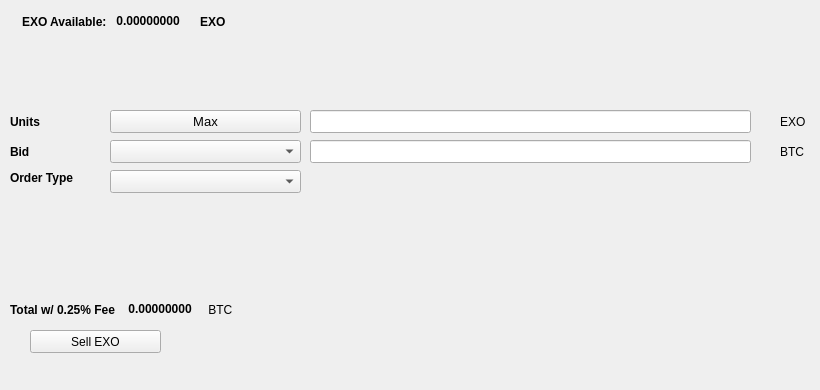
   <widget class="QWidget" name="SellTab">
    <attribute name="title">
     <string>Sell</string>
    </attribute>
    <widget class="QLabel" name="label_16">
     <property name="geometry">
      <rect>
       <x>780</x>
       <y>140</y>
       <width>31</width>
       <height>23</height>
      </rect>
     </property>
     <property name="text">
      <string>BTC</string>
     </property>
    </widget>
    <widget class="QComboBox" name="SellBidcomboBox">
     <property name="geometry">
      <rect>
       <x>110</x>
       <y>140</y>
       <width>191</width>
       <height>23</height>
      </rect>
     </property>
     <property name="font">
      <font>
       <pointsize>10</pointsize>
      </font>
     </property>
    </widget>
    <widget class="QLabel" name="label_18">
     <property name="geometry">
      <rect>
       <x>10</x>
       <y>110</y>
       <width>46</width>
       <height>23</height>
      </rect>
     </property>
     <property name="font">
      <font>
       <weight>75</weight>
       <bold>true</bold>
      </font>
     </property>
     <property name="text">
      <string>Units</string>
     </property>
    </widget>
    <widget class="QPushButton" name="Sell_Max_Amount">
     <property name="geometry">
      <rect>
       <x>110</x>
       <y>110</y>
       <width>191</width>
       <height>23</height>
      </rect>
     </property>
     <property name="font">
      <font>
       <pointsize>10</pointsize>
      </font>
     </property>
     <property name="text">
      <string>Max</string>
     </property>
    </widget>
    <widget class="QLabel" name="label_20">
     <property name="geometry">
      <rect>
       <x>10</x>
       <y>170</y>
       <width>91</width>
       <height>16</height>
      </rect>
     </property>
     <property name="font">
      <font>
       <weight>75</weight>
       <bold>true</bold>
      </font>
     </property>
     <property name="text">
      <string>Order Type</string>
     </property>
    </widget>
    <widget class="QComboBox" name="SellOrdertypeCombo">
     <property name="geometry">
      <rect>
       <x>110</x>
       <y>170</y>
       <width>191</width>
       <height>23</height>
      </rect>
     </property>
     <property name="font">
      <font>
       <pointsize>10</pointsize>
      </font>
     </property>
    </widget>
    <widget class="QLabel" name="label_21">
     <property name="geometry">
      <rect>
       <x>10</x>
       <y>140</y>
       <width>46</width>
       <height>23</height>
      </rect>
     </property>
     <property name="font">
      <font>
       <weight>75</weight>
       <bold>true</bold>
      </font>
     </property>
     <property name="text">
      <string>Bid</string>
     </property>
    </widget>
    <widget class="QLabel" name="label_22">
     <property name="geometry">
      <rect>
       <x>780</x>
       <y>110</y>
       <width>31</width>
       <height>23</height>
      </rect>
     </property>
     <property name="text">
      <string>EXO</string>
     </property>
    </widget>
    <widget class="QLineEdit" name="UnitsInputEXO">
     <property name="geometry">
      <rect>
       <x>310</x>
       <y>110</y>
       <width>441</width>
       <height>23</height>
      </rect>
     </property>
     <property name="font">
      <font>
       <pointsize>9</pointsize>
       <weight>75</weight>
       <bold>true</bold>
      </font>
     </property>
    </widget>
    <widget class="QLineEdit" name="SellBidPriceEdit">
     <property name="geometry">
      <rect>
       <x>310</x>
       <y>140</y>
       <width>441</width>
       <height>23</height>
      </rect>
     </property>
     <property name="font">
      <font>
       <pointsize>9</pointsize>
       <weight>75</weight>
       <bold>true</bold>
      </font>
     </property>
    </widget>
    <widget class="QPushButton" name="SellEXOBTN">
     <property name="geometry">
      <rect>
       <x>30</x>
       <y>330</y>
       <width>131</width>
       <height>23</height>
      </rect>
     </property>
     <property name="text">
      <string>Sell EXO</string>
     </property>
     <property name="icon">
      <iconset resource="../exio">
       <normaloff>:/icons/bitcoin</normaloff>:/icons/bitcoin</iconset>
     </property>
    </widget>
    <widget class="QWidget" name="layoutWidget3">
     <property name="geometry">
      <rect>
       <x>22</x>
       <y>12</y>
       <width>258</width>
       <height>19</height>
      </rect>
     </property>
     <layout class="QHBoxLayout" name="horizontalLayout">
      <item>
       <widget class="QLabel" name="label232_2">
        <property name="font">
         <font>
          <weight>75</weight>
          <bold>true</bold>
         </font>
        </property>
        <property name="text">
         <string>EXO Available:</string>
        </property>
       </widget>
      </item>
      <item>
       <widget class="QLabel" name="EXOAvailableLabel">
        <property name="palette">
         <palette>
          <active>
           <colorrole role="WindowText">
            <brush brushstyle="SolidPattern">
             <color alpha="255">
              <red>0</red>
              <green>0</green>
              <blue>0</blue>
             </color>
            </brush>
           </colorrole>
           <colorrole role="Button">
            <brush brushstyle="SolidPattern">
             <color alpha="255">
              <red>0</red>
              <green>170</green>
              <blue>0</blue>
             </color>
            </brush>
           </colorrole>
           <colorrole role="Light">
            <brush brushstyle="SolidPattern">
             <color alpha="255">
              <red>0</red>
              <green>255</green>
              <blue>0</blue>
             </color>
            </brush>
           </colorrole>
           <colorrole role="Midlight">
            <brush brushstyle="SolidPattern">
             <color alpha="255">
              <red>0</red>
              <green>212</green>
              <blue>0</blue>
             </color>
            </brush>
           </colorrole>
           <colorrole role="Dark">
            <brush brushstyle="SolidPattern">
             <color alpha="255">
              <red>0</red>
              <green>85</green>
              <blue>0</blue>
             </color>
            </brush>
           </colorrole>
           <colorrole role="Mid">
            <brush brushstyle="SolidPattern">
             <color alpha="255">
              <red>0</red>
              <green>113</green>
              <blue>0</blue>
             </color>
            </brush>
           </colorrole>
           <colorrole role="Text">
            <brush brushstyle="SolidPattern">
             <color alpha="255">
              <red>0</red>
              <green>170</green>
              <blue>0</blue>
             </color>
            </brush>
           </colorrole>
           <colorrole role="BrightText">
            <brush brushstyle="SolidPattern">
             <color alpha="255">
              <red>255</red>
              <green>255</green>
              <blue>255</blue>
             </color>
            </brush>
           </colorrole>
           <colorrole role="ButtonText">
            <brush brushstyle="SolidPattern">
             <color alpha="255">
              <red>0</red>
              <green>0</green>
              <blue>0</blue>
             </color>
            </brush>
           </colorrole>
           <colorrole role="Base">
            <brush brushstyle="SolidPattern">
             <color alpha="255">
              <red>255</red>
              <green>255</green>
              <blue>255</blue>
             </color>
            </brush>
           </colorrole>
           <colorrole role="Window">
            <brush brushstyle="SolidPattern">
             <color alpha="255">
              <red>0</red>
              <green>170</green>
              <blue>0</blue>
             </color>
            </brush>
           </colorrole>
           <colorrole role="Shadow">
            <brush brushstyle="SolidPattern">
             <color alpha="255">
              <red>0</red>
              <green>0</green>
              <blue>0</blue>
             </color>
            </brush>
           </colorrole>
           <colorrole role="AlternateBase">
            <brush brushstyle="SolidPattern">
             <color alpha="255">
              <red>127</red>
              <green>212</green>
              <blue>127</blue>
             </color>
            </brush>
           </colorrole>
           <colorrole role="ToolTipBase">
            <brush brushstyle="SolidPattern">
             <color alpha="255">
              <red>255</red>
              <green>255</green>
              <blue>220</blue>
             </color>
            </brush>
           </colorrole>
           <colorrole role="ToolTipText">
            <brush brushstyle="SolidPattern">
             <color alpha="255">
              <red>0</red>
              <green>0</green>
              <blue>0</blue>
             </color>
            </brush>
           </colorrole>
          </active>
          <inactive>
           <colorrole role="WindowText">
            <brush brushstyle="SolidPattern">
             <color alpha="255">
              <red>0</red>
              <green>0</green>
              <blue>0</blue>
             </color>
            </brush>
           </colorrole>
           <colorrole role="Button">
            <brush brushstyle="SolidPattern">
             <color alpha="255">
              <red>0</red>
              <green>170</green>
              <blue>0</blue>
             </color>
            </brush>
           </colorrole>
           <colorrole role="Light">
            <brush brushstyle="SolidPattern">
             <color alpha="255">
              <red>0</red>
              <green>255</green>
              <blue>0</blue>
             </color>
            </brush>
           </colorrole>
           <colorrole role="Midlight">
            <brush brushstyle="SolidPattern">
             <color alpha="255">
              <red>0</red>
              <green>212</green>
              <blue>0</blue>
             </color>
            </brush>
           </colorrole>
           <colorrole role="Dark">
            <brush brushstyle="SolidPattern">
             <color alpha="255">
              <red>0</red>
              <green>85</green>
              <blue>0</blue>
             </color>
            </brush>
           </colorrole>
           <colorrole role="Mid">
            <brush brushstyle="SolidPattern">
             <color alpha="255">
              <red>0</red>
              <green>113</green>
              <blue>0</blue>
             </color>
            </brush>
           </colorrole>
           <colorrole role="Text">
            <brush brushstyle="SolidPattern">
             <color alpha="255">
              <red>0</red>
              <green>170</green>
              <blue>0</blue>
             </color>
            </brush>
           </colorrole>
           <colorrole role="BrightText">
            <brush brushstyle="SolidPattern">
             <color alpha="255">
              <red>255</red>
              <green>255</green>
              <blue>255</blue>
             </color>
            </brush>
           </colorrole>
           <colorrole role="ButtonText">
            <brush brushstyle="SolidPattern">
             <color alpha="255">
              <red>0</red>
              <green>0</green>
              <blue>0</blue>
             </color>
            </brush>
           </colorrole>
           <colorrole role="Base">
            <brush brushstyle="SolidPattern">
             <color alpha="255">
              <red>255</red>
              <green>255</green>
              <blue>255</blue>
             </color>
            </brush>
           </colorrole>
           <colorrole role="Window">
            <brush brushstyle="SolidPattern">
             <color alpha="255">
              <red>0</red>
              <green>170</green>
              <blue>0</blue>
             </color>
            </brush>
           </colorrole>
           <colorrole role="Shadow">
            <brush brushstyle="SolidPattern">
             <color alpha="255">
              <red>0</red>
              <green>0</green>
              <blue>0</blue>
             </color>
            </brush>
           </colorrole>
           <colorrole role="AlternateBase">
            <brush brushstyle="SolidPattern">
             <color alpha="255">
              <red>127</red>
              <green>212</green>
              <blue>127</blue>
             </color>
            </brush>
           </colorrole>
           <colorrole role="ToolTipBase">
            <brush brushstyle="SolidPattern">
             <color alpha="255">
              <red>255</red>
              <green>255</green>
              <blue>220</blue>
             </color>
            </brush>
           </colorrole>
           <colorrole role="ToolTipText">
            <brush brushstyle="SolidPattern">
             <color alpha="255">
              <red>0</red>
              <green>0</green>
              <blue>0</blue>
             </color>
            </brush>
           </colorrole>
          </inactive>
          <disabled>
           <colorrole role="WindowText">
            <brush brushstyle="SolidPattern">
             <color alpha="255">
              <red>0</red>
              <green>85</green>
              <blue>0</blue>
             </color>
            </brush>
           </colorrole>
           <colorrole role="Button">
            <brush brushstyle="SolidPattern">
             <color alpha="255">
              <red>0</red>
              <green>170</green>
              <blue>0</blue>
             </color>
            </brush>
           </colorrole>
           <colorrole role="Light">
            <brush brushstyle="SolidPattern">
             <color alpha="255">
              <red>0</red>
              <green>255</green>
              <blue>0</blue>
             </color>
            </brush>
           </colorrole>
           <colorrole role="Midlight">
            <brush brushstyle="SolidPattern">
             <color alpha="255">
              <red>0</red>
              <green>212</green>
              <blue>0</blue>
             </color>
            </brush>
           </colorrole>
           <colorrole role="Dark">
            <brush brushstyle="SolidPattern">
             <color alpha="255">
              <red>0</red>
              <green>85</green>
              <blue>0</blue>
             </color>
            </brush>
           </colorrole>
           <colorrole role="Mid">
            <brush brushstyle="SolidPattern">
             <color alpha="255">
              <red>0</red>
              <green>113</green>
              <blue>0</blue>
             </color>
            </brush>
           </colorrole>
           <colorrole role="Text">
            <brush brushstyle="SolidPattern">
             <color alpha="255">
              <red>0</red>
              <green>85</green>
              <blue>0</blue>
             </color>
            </brush>
           </colorrole>
           <colorrole role="BrightText">
            <brush brushstyle="SolidPattern">
             <color alpha="255">
              <red>255</red>
              <green>255</green>
              <blue>255</blue>
             </color>
            </brush>
           </colorrole>
           <colorrole role="ButtonText">
            <brush brushstyle="SolidPattern">
             <color alpha="255">
              <red>0</red>
              <green>85</green>
              <blue>0</blue>
             </color>
            </brush>
           </colorrole>
           <colorrole role="Base">
            <brush brushstyle="SolidPattern">
             <color alpha="255">
              <red>0</red>
              <green>170</green>
              <blue>0</blue>
             </color>
            </brush>
           </colorrole>
           <colorrole role="Window">
            <brush brushstyle="SolidPattern">
             <color alpha="255">
              <red>0</red>
              <green>170</green>
              <blue>0</blue>
             </color>
            </brush>
           </colorrole>
           <colorrole role="Shadow">
            <brush brushstyle="SolidPattern">
             <color alpha="255">
              <red>0</red>
              <green>0</green>
              <blue>0</blue>
             </color>
            </brush>
           </colorrole>
           <colorrole role="AlternateBase">
            <brush brushstyle="SolidPattern">
             <color alpha="255">
              <red>0</red>
              <green>170</green>
              <blue>0</blue>
             </color>
            </brush>
           </colorrole>
           <colorrole role="ToolTipBase">
            <brush brushstyle="SolidPattern">
             <color alpha="255">
              <red>255</red>
              <green>255</green>
              <blue>220</blue>
             </color>
            </brush>
           </colorrole>
           <colorrole role="ToolTipText">
            <brush brushstyle="SolidPattern">
             <color alpha="255">
              <red>0</red>
              <green>0</green>
              <blue>0</blue>
             </color>
            </brush>
           </colorrole>
          </disabled>
         </palette>
        </property>
        <property name="font">
         <font>
          <weight>75</weight>
          <bold>true</bold>
         </font>
        </property>
        <property name="text">
         <string> 0.00000000 </string>
        </property>
        <property name="textInteractionFlags">
         <set>Qt::LinksAccessibleByMouse|Qt::TextSelectableByKeyboard|Qt::TextSelectableByMouse</set>
        </property>
       </widget>
      </item>
      <item>
       <widget class="QLabel" name="labelEXO">
        <property name="font">
         <font>
          <weight>75</weight>
          <bold>true</bold>
         </font>
        </property>
        <property name="text">
         <string>EXO</string>
        </property>
       </widget>
      </item>
     </layout>
    </widget>
    <widget class="QWidget" name="layoutWidget">
     <property name="geometry">
      <rect>
       <x>10</x>
       <y>300</y>
       <width>268</width>
       <height>19</height>
      </rect>
     </property>
     <layout class="QHBoxLayout" name="horizontalLayout_2">
      <item>
       <widget class="QLabel" name="label_19">
        <property name="font">
         <font>
          <weight>75</weight>
          <bold>true</bold>
         </font>
        </property>
        <property name="text">
         <string>Total w/ 0.25% Fee </string>
        </property>
       </widget>
      </item>
      <item>
       <widget class="QLabel" name="SellCostLabel">
        <property name="palette">
         <palette>
          <active>
           <colorrole role="WindowText">
            <brush brushstyle="SolidPattern">
             <color alpha="255">
              <red>0</red>
              <green>0</green>
              <blue>0</blue>
             </color>
            </brush>
           </colorrole>
           <colorrole role="Button">
            <brush brushstyle="SolidPattern">
             <color alpha="255">
              <red>0</red>
              <green>170</green>
              <blue>0</blue>
             </color>
            </brush>
           </colorrole>
           <colorrole role="Light">
            <brush brushstyle="SolidPattern">
             <color alpha="255">
              <red>0</red>
              <green>255</green>
              <blue>0</blue>
             </color>
            </brush>
           </colorrole>
           <colorrole role="Midlight">
            <brush brushstyle="SolidPattern">
             <color alpha="255">
              <red>0</red>
              <green>212</green>
              <blue>0</blue>
             </color>
            </brush>
           </colorrole>
           <colorrole role="Dark">
            <brush brushstyle="SolidPattern">
             <color alpha="255">
              <red>0</red>
              <green>85</green>
              <blue>0</blue>
             </color>
            </brush>
           </colorrole>
           <colorrole role="Mid">
            <brush brushstyle="SolidPattern">
             <color alpha="255">
              <red>0</red>
              <green>113</green>
              <blue>0</blue>
             </color>
            </brush>
           </colorrole>
           <colorrole role="Text">
            <brush brushstyle="SolidPattern">
             <color alpha="255">
              <red>0</red>
              <green>170</green>
              <blue>0</blue>
             </color>
            </brush>
           </colorrole>
           <colorrole role="BrightText">
            <brush brushstyle="SolidPattern">
             <color alpha="255">
              <red>255</red>
              <green>255</green>
              <blue>255</blue>
             </color>
            </brush>
           </colorrole>
           <colorrole role="ButtonText">
            <brush brushstyle="SolidPattern">
             <color alpha="255">
              <red>0</red>
              <green>0</green>
              <blue>0</blue>
             </color>
            </brush>
           </colorrole>
           <colorrole role="Base">
            <brush brushstyle="SolidPattern">
             <color alpha="255">
              <red>255</red>
              <green>255</green>
              <blue>255</blue>
             </color>
            </brush>
           </colorrole>
           <colorrole role="Window">
            <brush brushstyle="SolidPattern">
             <color alpha="255">
              <red>0</red>
              <green>170</green>
              <blue>0</blue>
             </color>
            </brush>
           </colorrole>
           <colorrole role="Shadow">
            <brush brushstyle="SolidPattern">
             <color alpha="255">
              <red>0</red>
              <green>0</green>
              <blue>0</blue>
             </color>
            </brush>
           </colorrole>
           <colorrole role="AlternateBase">
            <brush brushstyle="SolidPattern">
             <color alpha="255">
              <red>127</red>
              <green>212</green>
              <blue>127</blue>
             </color>
            </brush>
           </colorrole>
           <colorrole role="ToolTipBase">
            <brush brushstyle="SolidPattern">
             <color alpha="255">
              <red>255</red>
              <green>255</green>
              <blue>220</blue>
             </color>
            </brush>
           </colorrole>
           <colorrole role="ToolTipText">
            <brush brushstyle="SolidPattern">
             <color alpha="255">
              <red>0</red>
              <green>0</green>
              <blue>0</blue>
             </color>
            </brush>
           </colorrole>
          </active>
          <inactive>
           <colorrole role="WindowText">
            <brush brushstyle="SolidPattern">
             <color alpha="255">
              <red>0</red>
              <green>0</green>
              <blue>0</blue>
             </color>
            </brush>
           </colorrole>
           <colorrole role="Button">
            <brush brushstyle="SolidPattern">
             <color alpha="255">
              <red>0</red>
              <green>170</green>
              <blue>0</blue>
             </color>
            </brush>
           </colorrole>
           <colorrole role="Light">
            <brush brushstyle="SolidPattern">
             <color alpha="255">
              <red>0</red>
              <green>255</green>
              <blue>0</blue>
             </color>
            </brush>
           </colorrole>
           <colorrole role="Midlight">
            <brush brushstyle="SolidPattern">
             <color alpha="255">
              <red>0</red>
              <green>212</green>
              <blue>0</blue>
             </color>
            </brush>
           </colorrole>
           <colorrole role="Dark">
            <brush brushstyle="SolidPattern">
             <color alpha="255">
              <red>0</red>
              <green>85</green>
              <blue>0</blue>
             </color>
            </brush>
           </colorrole>
           <colorrole role="Mid">
            <brush brushstyle="SolidPattern">
             <color alpha="255">
              <red>0</red>
              <green>113</green>
              <blue>0</blue>
             </color>
            </brush>
           </colorrole>
           <colorrole role="Text">
            <brush brushstyle="SolidPattern">
             <color alpha="255">
              <red>0</red>
              <green>170</green>
              <blue>0</blue>
             </color>
            </brush>
           </colorrole>
           <colorrole role="BrightText">
            <brush brushstyle="SolidPattern">
             <color alpha="255">
              <red>255</red>
              <green>255</green>
              <blue>255</blue>
             </color>
            </brush>
           </colorrole>
           <colorrole role="ButtonText">
            <brush brushstyle="SolidPattern">
             <color alpha="255">
              <red>0</red>
              <green>0</green>
              <blue>0</blue>
             </color>
            </brush>
           </colorrole>
           <colorrole role="Base">
            <brush brushstyle="SolidPattern">
             <color alpha="255">
              <red>255</red>
              <green>255</green>
              <blue>255</blue>
             </color>
            </brush>
           </colorrole>
           <colorrole role="Window">
            <brush brushstyle="SolidPattern">
             <color alpha="255">
              <red>0</red>
              <green>170</green>
              <blue>0</blue>
             </color>
            </brush>
           </colorrole>
           <colorrole role="Shadow">
            <brush brushstyle="SolidPattern">
             <color alpha="255">
              <red>0</red>
              <green>0</green>
              <blue>0</blue>
             </color>
            </brush>
           </colorrole>
           <colorrole role="AlternateBase">
            <brush brushstyle="SolidPattern">
             <color alpha="255">
              <red>127</red>
              <green>212</green>
              <blue>127</blue>
             </color>
            </brush>
           </colorrole>
           <colorrole role="ToolTipBase">
            <brush brushstyle="SolidPattern">
             <color alpha="255">
              <red>255</red>
              <green>255</green>
              <blue>220</blue>
             </color>
            </brush>
           </colorrole>
           <colorrole role="ToolTipText">
            <brush brushstyle="SolidPattern">
             <color alpha="255">
              <red>0</red>
              <green>0</green>
              <blue>0</blue>
             </color>
            </brush>
           </colorrole>
          </inactive>
          <disabled>
           <colorrole role="WindowText">
            <brush brushstyle="SolidPattern">
             <color alpha="255">
              <red>0</red>
              <green>85</green>
              <blue>0</blue>
             </color>
            </brush>
           </colorrole>
           <colorrole role="Button">
            <brush brushstyle="SolidPattern">
             <color alpha="255">
              <red>0</red>
              <green>170</green>
              <blue>0</blue>
             </color>
            </brush>
           </colorrole>
           <colorrole role="Light">
            <brush brushstyle="SolidPattern">
             <color alpha="255">
              <red>0</red>
              <green>255</green>
              <blue>0</blue>
             </color>
            </brush>
           </colorrole>
           <colorrole role="Midlight">
            <brush brushstyle="SolidPattern">
             <color alpha="255">
              <red>0</red>
              <green>212</green>
              <blue>0</blue>
             </color>
            </brush>
           </colorrole>
           <colorrole role="Dark">
            <brush brushstyle="SolidPattern">
             <color alpha="255">
              <red>0</red>
              <green>85</green>
              <blue>0</blue>
             </color>
            </brush>
           </colorrole>
           <colorrole role="Mid">
            <brush brushstyle="SolidPattern">
             <color alpha="255">
              <red>0</red>
              <green>113</green>
              <blue>0</blue>
             </color>
            </brush>
           </colorrole>
           <colorrole role="Text">
            <brush brushstyle="SolidPattern">
             <color alpha="255">
              <red>0</red>
              <green>85</green>
              <blue>0</blue>
             </color>
            </brush>
           </colorrole>
           <colorrole role="BrightText">
            <brush brushstyle="SolidPattern">
             <color alpha="255">
              <red>255</red>
              <green>255</green>
              <blue>255</blue>
             </color>
            </brush>
           </colorrole>
           <colorrole role="ButtonText">
            <brush brushstyle="SolidPattern">
             <color alpha="255">
              <red>0</red>
              <green>85</green>
              <blue>0</blue>
             </color>
            </brush>
           </colorrole>
           <colorrole role="Base">
            <brush brushstyle="SolidPattern">
             <color alpha="255">
              <red>0</red>
              <green>170</green>
              <blue>0</blue>
             </color>
            </brush>
           </colorrole>
           <colorrole role="Window">
            <brush brushstyle="SolidPattern">
             <color alpha="255">
              <red>0</red>
              <green>170</green>
              <blue>0</blue>
             </color>
            </brush>
           </colorrole>
           <colorrole role="Shadow">
            <brush brushstyle="SolidPattern">
             <color alpha="255">
              <red>0</red>
              <green>0</green>
              <blue>0</blue>
             </color>
            </brush>
           </colorrole>
           <colorrole role="AlternateBase">
            <brush brushstyle="SolidPattern">
             <color alpha="255">
              <red>0</red>
              <green>170</green>
              <blue>0</blue>
             </color>
            </brush>
           </colorrole>
           <colorrole role="ToolTipBase">
            <brush brushstyle="SolidPattern">
             <color alpha="255">
              <red>255</red>
              <green>255</green>
              <blue>220</blue>
             </color>
            </brush>
           </colorrole>
           <colorrole role="ToolTipText">
            <brush brushstyle="SolidPattern">
             <color alpha="255">
              <red>0</red>
              <green>0</green>
              <blue>0</blue>
             </color>
            </brush>
           </colorrole>
          </disabled>
         </palette>
        </property>
        <property name="font">
         <font>
          <weight>75</weight>
          <bold>true</bold>
         </font>
        </property>
        <property name="autoFillBackground">
         <bool>false</bool>
        </property>
        <property name="text">
         <string> 0.00000000</string>
        </property>
        <property name="textInteractionFlags">
         <set>Qt::LinksAccessibleByMouse|Qt::TextSelectableByMouse</set>
        </property>
       </widget>
      </item>
      <item>
       <widget class="QLabel" name="label_17">
        <property name="font">
         <font>
          <weight>50</weight>
          <bold>false</bold>
         </font>
        </property>
        <property name="text">
         <string> BTC</string>
        </property>
       </widget>
      </item>
     </layout>
    </widget>
    <widget class="QLabel" name="label_23">
     <property name="geometry">
      <rect>
       <x>460</x>
       <y>300</y>
       <width>281</width>
       <height>81</height>
      </rect>
     </property>
     <property name="text">
      <string/>
     </property>
     <property name="pixmap">
      <pixmap>:/images/bittrex</pixmap>
     </property>
    </widget>
   </widget>
